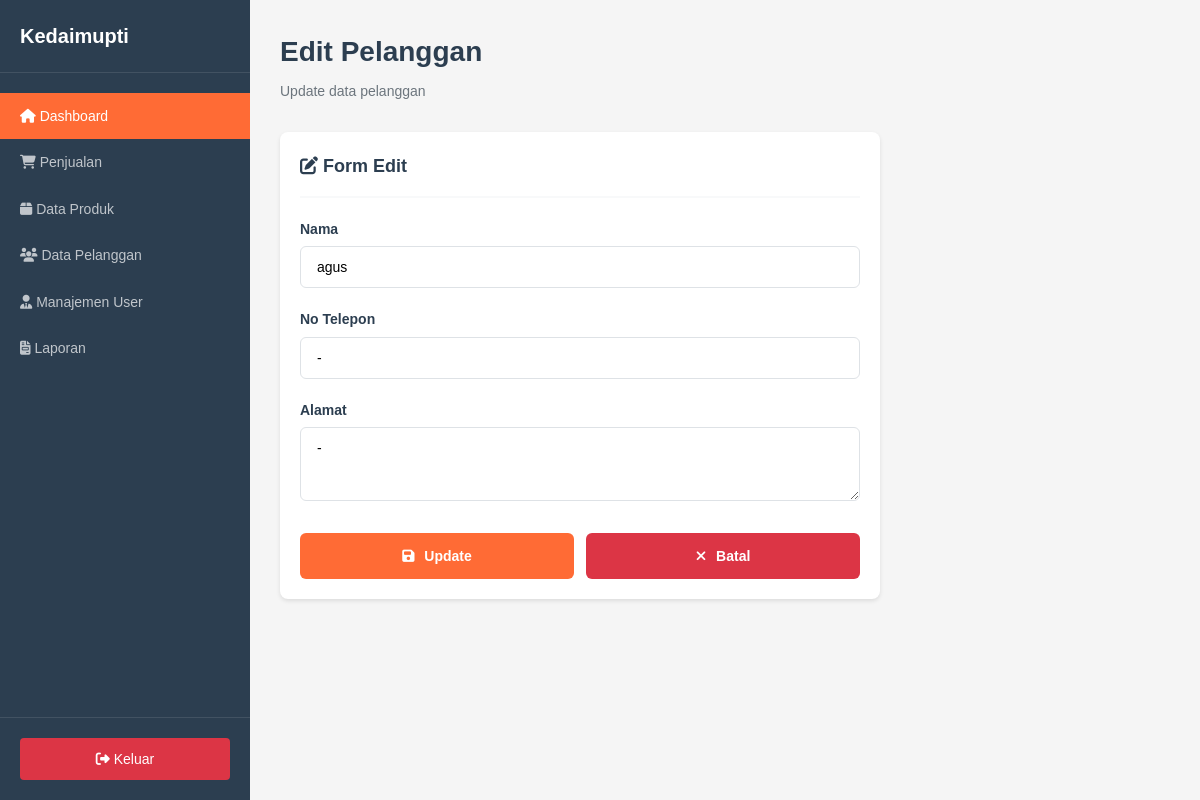
The page /kedaimupti/admin/pelanggan/edit.php?id=1 (signed in) on the database its author committed.
### tables this page shows
CREATE TABLE `pelanggan` (
  `PelangganID` int(11) NOT NULL,
  `NamaPelanggan` varchar(255) NOT NULL,
  `Alamat` text NOT NULL,
  `NomorTelepon` varchar(15) NOT NULL
);

### kedaimupti/includes/functions.php (called while the page is built, shortened)
<?php
function escape($string) {
    global $conn;
    return mysqli_real_escape_string($conn, $string);
}
?>

### kedaimupti/admin/pelanggan/edit.php (the view, shortened to what this page needs)
<?php
require_once '../../config/database.php';
require_once '../../includes/functions.php';
$id = escape($_GET['id']);
$pelanggan = mysqli_fetch_assoc(mysqli_query($conn, "SELECT * FROM pelanggan WHERE PelangganID = '$id'"));
?>
<!DOCTYPE html>
<html lang="id">
<head>
    <link rel="stylesheet" href="../../assets/css/style.css">
    <link rel="stylesheet" href="https://cdnjs.cloudflare.com/ajax/libs/font-awesome/6.4.0/css/all.min.css">
</head>
<body>
    <div class="dashboard-wrapper">
        <aside class="sidebar">
            <div class="sidebar-header"><div class="sidebar-brand">Kedaimupti</div></div>
             <nav class="sidebar-menu">
                <a href="/kedaimupti/admin/dashboard/" class="menu-item active">
                    <i class="fas fa-home"></i>
                    <span>Dashboard</span>
                </a>
                <a href="/kedaimupti/admin/penjualan/" class="menu-item">
                    <i class="fas fa-shopping-cart"></i>
                    <span>Penjualan</span>
                </a>
                <a href="/kedaimupti/admin/produk/" class="menu-item">
                    <i class="fas fa-box"></i>
                    <span>Data Produk</span>
                </a>
                <a href="/kedaimupti/admin/pelanggan/" class="menu-item">
                    <i class="fas fa-users"></i>
                    <span>Data Pelanggan</span>
                </a>
                <a href="/kedaimupti/admin/petugas/" class="menu-item">
                    <i class="fas fa-user-tie"></i>
                    <span>Manajemen User</span>
                </a>
                <a href="/kedaimupti/admin/laporan/" class="menu-item">
                    <i class="fas fa-file-invoice"></i>
                    <span>Laporan</span>
                </a>
            </nav>
            <div class="sidebar-footer">
                <a href="/kedaimupti/auth/logout.php" class="logout-btn"><i class="fas fa-sign-out-alt"></i> Keluar</a>
            </div>
        </aside>
        <main class="main-content">
            <div class="content-header">
                <h1 class="page-title">Edit Pelanggan</h1>
                <p class="page-subtitle">Update data pelanggan</p>
            </div>
            <div class="content-card" style="max-width: 600px;">
                <div class="card-header"><h3 class="card-title"><i class="fas fa-edit"></i> Form Edit</h3></div>
                <form method="POST">
                    <div class="form-group">
                        <label class="form-label">Nama</label>
                        <input type="text" name="nama" class="form-control" value="<?= $pelanggan['NamaPelanggan'] ?>" required autofocus style="padding-left: 16px;">
                    </div>
                    <div class="form-group">
                        <label class="form-label">No Telepon</label>
                        <input type="text" name="telepon" class="form-control" value="<?= $pelanggan['NomorTelepon'] ?>" required style="padding-left: 16px;">
                    </div>
                    <div class="form-group">
                        <label class="form-label">Alamat</label>
                        <textarea name="alamat" class="form-control" rows="3" required style="padding-left: 16px;"><?= $pelanggan['Alamat'] ?></textarea>
                    </div>
                    <div style="display: flex; gap: 12px; margin-top: 24px;">
                        <button type="submit" class="btn btn-primary" style="flex: 1;"><i class="fas fa-save"></i> Update</button>
                        <a href="/kedaimupti/admin/pelanggan/" class="btn btn-danger" style="flex: 1;"><i class="fas fa-times"></i> Batal</a>
                    </div>
                </form>
            </div>
        </main>
    </div>
</body>
</html>

### kedaimupti/assets/css/style.css (style rules this page uses)
* { margin: 0; padding: 0; box-sizing: border-box; }
:root { --primary: #ff6b35; --primary-dark: #e85a2a; --secondary: #28a745; --secondary-dark: #218838; --danger: #dc3545; --warning: #ffc107; --info: #17a2b8; --dark: #2c3e50; --light: #f8f9fa; --white: #ffffff; --gray: #6c757d; --border: #dee2e6; }
body { font-family: Arial, sans-serif; background: #f5f5f5; min-height: 100vh; color: var(--dark); line-height: 1.6; }
.form-group { margin-bottom: 20px; }
.form-label { display: block; font-weight: bold; margin-bottom: 6px; color: var(--dark); font-size: 14px; }
.form-control, select, textarea { width: 100%; padding: 12px 16px 12px 44px; border: 1px solid var(--border); border-radius: 6px; font-size: 14px; font-family: inherit; }
select, textarea { padding-left: 16px; }
.btn { padding: 12px 20px; border: none; border-radius: 6px; font-size: 14px; font-weight: bold; cursor: pointer; font-family: inherit; text-decoration: none; display: inline-block; text-align: center; }
.btn i { margin-right: 6px; }
.btn-primary { background: var(--primary); color: var(--white); width: 100%; }
.btn-danger { background: var(--danger); color: var(--white); }
.dashboard-wrapper { display: flex; min-height: 100vh; height: 100vh; }
.sidebar { width: 250px; background: var(--dark); color: white; position: fixed; height: 100vh; overflow-y: auto; }
.sidebar-header { padding: 20px; border-bottom: 1px solid rgba(255,255,255,0.1); }
.sidebar-brand { font-size: 20px; font-weight: bold; color: white; }
.sidebar-menu { padding: 20px 0; }
.menu-item { display: block; padding: 12px 20px; color: rgba(255,255,255,0.7); text-decoration: none; font-size: 14px; }
.menu-item.active { background: var(--primary); color: white; }
.sidebar-footer { position: absolute; bottom: 0; width: 100%; padding: 20px; border-top: 1px solid rgba(255,255,255,0.1); }
.logout-btn { display: block; padding: 10px; background: var(--danger); color: white; text-align: center; text-decoration: none; border-radius: 4px; font-size: 14px; }
.main-content { margin-left: 250px; flex: 1; padding: 30px; background: #f5f5f5; min-height: 100vh; }
.content-header { margin-bottom: 30px; }
.page-title { font-size: 28px; color: var(--dark); margin-bottom: 5px; }
.page-subtitle { color: var(--gray); font-size: 14px; }
.content-card { background: white; border-radius: 8px; padding: 20px; box-shadow: 0 2px 4px rgba(0,0,0,0.1); margin-bottom: 20px; }
.card-header { display: flex; justify-content: space-between; align-items: center; margin-bottom: 20px; padding-bottom: 15px; border-bottom: 2px solid var(--light); }
.card-title { font-size: 18px; font-weight: bold; color: var(--dark); }

### rows shown on the page
pelanggan: nama "agus", telepon "-", alamat "-"
